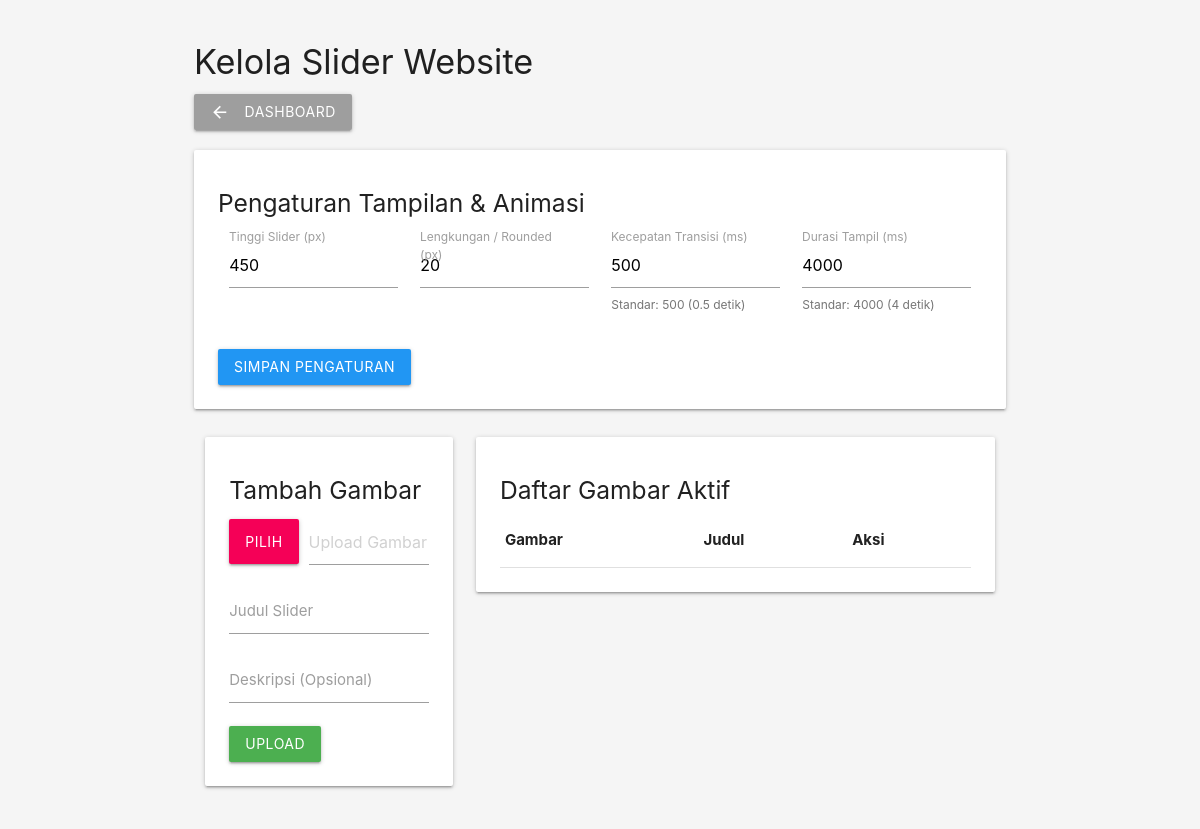
The app's page /slider.php (signed in) with its own data.
### tables this page shows
CREATE TABLE `slider_settings` (
  `id` int NOT NULL,
  `height` int DEFAULT '450',
  `border_radius` int DEFAULT '20',
  `transition_ms` int DEFAULT '500',
  `interval_ms` int DEFAULT '4000',
  `indicator_mode` varchar(50) DEFAULT 'default',
  `indicator_size` int DEFAULT '12',
  `indicator_show` tinyint(1) DEFAULT '1'
);

### slider.php (the view, shortened to what this page needs)
<?php
require 'config.php';
$set = $pdo->query("SELECT * FROM slider_settings WHERE id = 1")->fetch(PDO::FETCH_ASSOC);
?>
<!DOCTYPE html>
<html lang="id">
<head>
    <link rel="stylesheet" href="https://cdnjs.cloudflare.com/ajax/libs/materialize/1.0.0/css/materialize.min.css">
</head>
<body>
    <div class="container">
        <h4>Kelola Slider Website</h4>
        <a href="admin.php" class="btn grey mb-3"><i class="material-icons left">arrow_back</i>Dashboard</a>
        <div class="card-panel" style="margin-top: 20px;">
            <h5>Pengaturan Tampilan & Animasi</h5>
            <form method="POST">
                <div class="row">
                    <div class="col s12 m3 input-field">
                        <input type="number" name="height" value="<?= $set['height'] ?>" required>
                        <label>Tinggi Slider (px)</label>
                    </div>
                    <div class="col s12 m3 input-field">
                        <input type="number" name="border_radius" value="<?= $set['border_radius'] ?>" required>
                        <label>Lengkungan / Rounded (px)</label>
                    </div>
                    <div class="col s12 m3 input-field">
                        <input type="number" name="transition_ms" value="<?= $set['transition_ms'] ?>" required>
                        <label>Kecepatan Transisi (ms)</label>
                        <span class="helper-text">Standar: 500 (0.5 detik)</span>
                    </div>
                    <div class="col s12 m3 input-field">
                        <input type="number" name="interval_ms" value="<?= $set['interval_ms'] ?>" required>
                        <label>Durasi Tampil (ms)</label>
                        <span class="helper-text">Standar: 4000 (4 detik)</span>
                    </div>
                </div>
                <button type="submit" class="btn blue">Simpan Pengaturan</button>
            </form>
        </div>
        <div class="row" style="margin-top:20px;">
            <div class="col s12 m4">
                <div class="card-panel">
                    <h5>Tambah Gambar</h5>
                    <form method="POST" enctype="multipart/form-data">
                        <div class="file-field input-field">
                            <div class="btn pink accent-3">
                                <span>Pilih</span><input type="file" name="slider_image" required accept="image/*">
                            </div>
                            <div class="file-path-wrapper"><input class="file-path validate" type="text" placeholder="Upload Gambar"></div>
                        </div>
                        <div class="input-field">
                            <input type="text" name="title" required><label>Judul Slider</label>
                        </div>
                        <div class="input-field">
                            <input type="text" name="caption"><label>Deskripsi (Opsional)</label>
                        </div>
                        <button type="submit" class="btn green w100">Upload</button>
                    </form>
                </div>
            </div>
            <div class="col s12 m8">
                <div class="card-panel">
                    <h5>Daftar Gambar Aktif</h5>
                    <table class="highlight responsive-table">
                        <thead><tr><th>Gambar</th><th>Judul</th><th>Aksi</th></tr></thead>
                    </table>
                </div>
            </div>
        </div>
    </div>
</body>
</html>

### slider.php (style rules this page uses)
body { padding: 20px; background: #f5f5f5; }

### records on screen
slider_settings: height "450", border_radius "20", transition_ms "500", interval_ms "4000"
